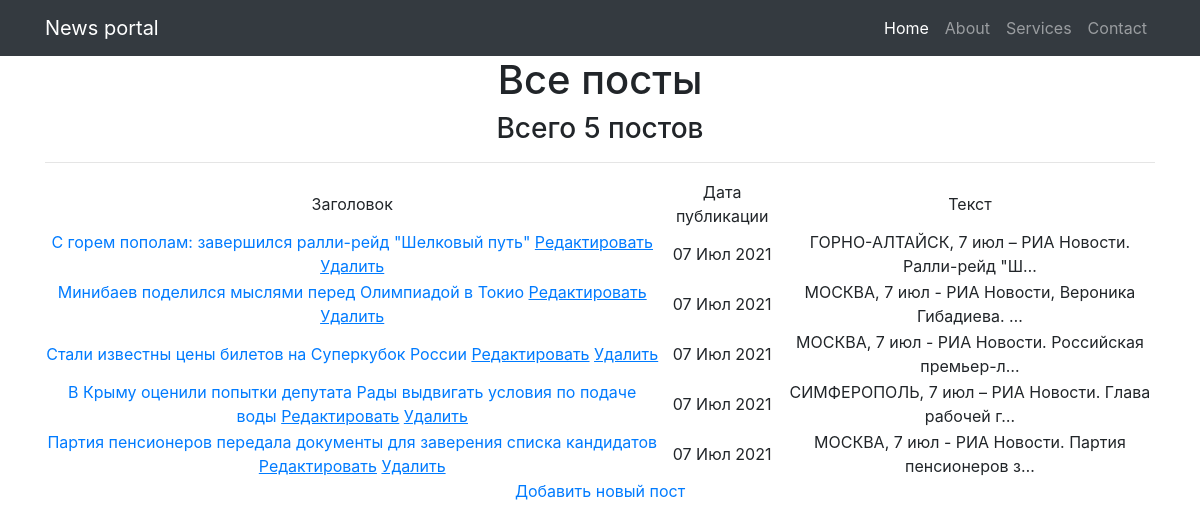
The app's page /, older data.
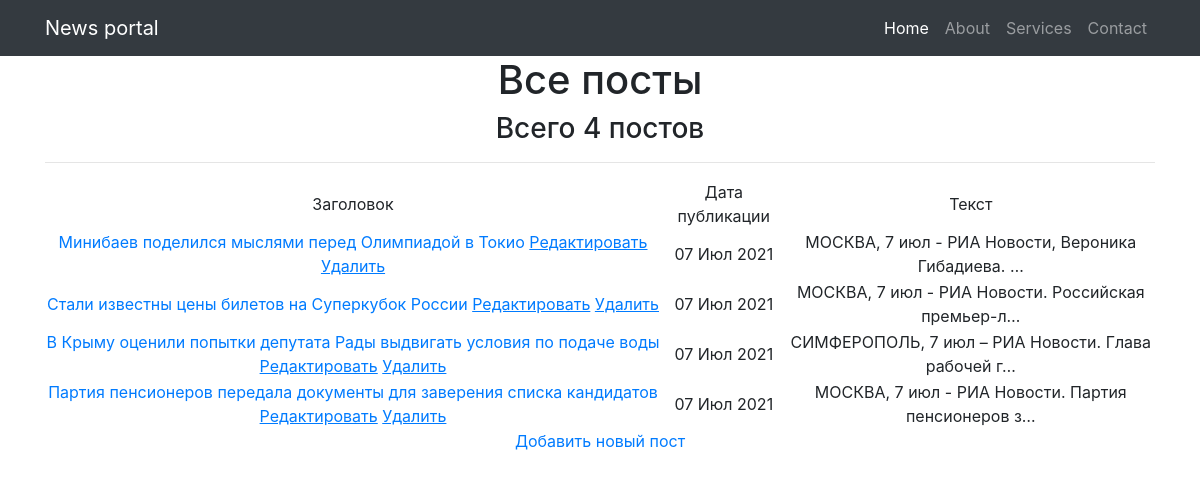
The same page, newer data.
### news/models.py (models this page shows, shortened)
class Post(models.Model):
    author = models.ForeignKey(Author, on_delete=models.CASCADE, verbose_name='Автор')
    NEWS = 'NW'
    ARTICLE = 'AR'
    RUBRIC = (
        (NEWS, 'Новость'), (ARTICLE, 'Статья')
    )
    categoryType = models.CharField(max_length=2, choices=RUBRIC, default=ARTICLE)
    time_post = models.DateTimeField(auto_now_add=True, verbose_name='Время публикации')
    postCategory = models.ManyToManyField(Category, through='PostCategory', verbose_name='Категория')
    title = models.CharField(max_length=128, verbose_name='Заголовок')
    text = models.TextField()
    rating = models.SmallIntegerField(default=0)
    class Meta:
        verbose_name = 'Публикация'
        verbose_name_plural = 'Публикации'

### news/views.py (the view)
# urls.py: path('', cache_page(60)(PostsList.as_view())),
class PostsList(ListView):
    model = Post
    template_name = 'posts.html'
    context_object_name = 'posts'
    queryset = Post.objects.order_by('-id')
    paginate_by = 10
    form_class = PostForm
    def get_filter(self):
        return PostsFilter(self.request.GET, queryset=super().get_queryset())
    def get_queryset(self):
        return self.get_filter().qs
    def get_context_data(self, **kwargs):
        context = super().get_context_data(**kwargs)
        context['time_now'] = datetime.utcnow()
        context['categories'] = Category.objects.all()
        return context

### news/templatetags/custom_filters.py (called while the page is built)
@register.filter(name='censor')  # регистрируем наш фильтр под именем Censor
def censor(text):
    for word in censored_words:
        if word in text:
            text = text.replace(word, '-censored-')
        else:
            continue
    return text

### news/templates/news/posts.html (shortened to what this page needs)
{% extends 'flatpages/default.html' %}
{% load custom_filters %}
{% load cache %}
{% block content %}
<h1>Все посты</h1>
<h3> Всего {{ posts|length }} постов </h3>
<hr>
{% if posts %}
    <table>
        <tr>
            <td>
                Заголовок
            </td>
            <td>
                Дата публикации
            </td>
            <td>
                Текст
            </td>
        </tr>
    {% for post in posts %}
        <tr>
            <td>
            <a href="{% url 'post_detail' post.id %}">{{ post.title }}</a>
                {% cache 300 urls %}
            <a href="{% url 'post_update' post.id %}"><u>Редактировать</u></a>
            <a href="{% url 'post_delete' post.id %}"><u> Удалить </u></a>
                {% endcache %}
        </td>
            <td>
                {{ post.time_post|date:'d M Y' }}
            </td>
            <td>
                {{ post.text|censor|truncatechars:50 }}
            </td>
        </tr>
    {% endfor %}
    </table>
<a href="{% url 'posts_create' %}">Добавить новый пост</a> <br>
{% endif %}
{% endblock content %}

Row changes from the older to the newer data that the page shows:
removed Post: title "С горем пополам: завершился ралли-рейд \"Шелковый путь\"", time_post "07 Июл 2021", text|censor "ГОРНО-АЛТАЙСК, 7 июл – РИА Новости. Ралли-рейд \"Ш…"
Text that changed along with them:
{{ posts|length }}: "5" → "4"
